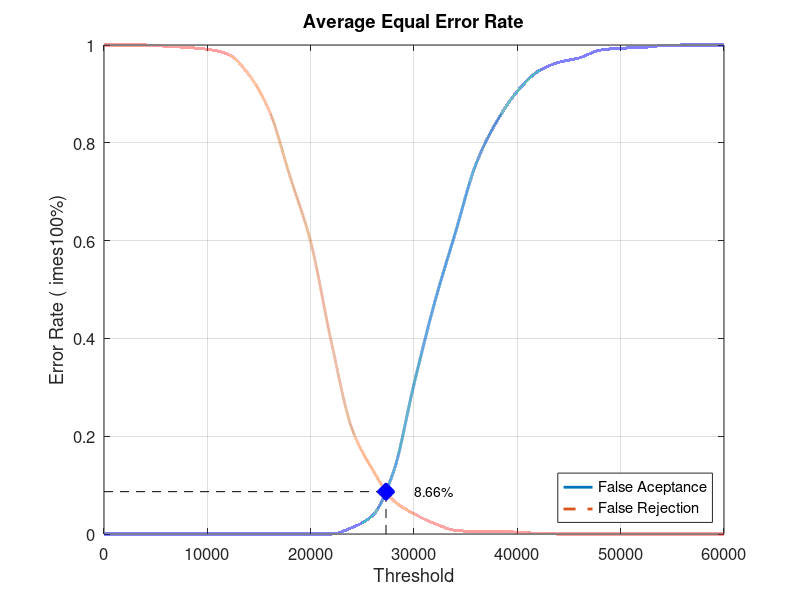
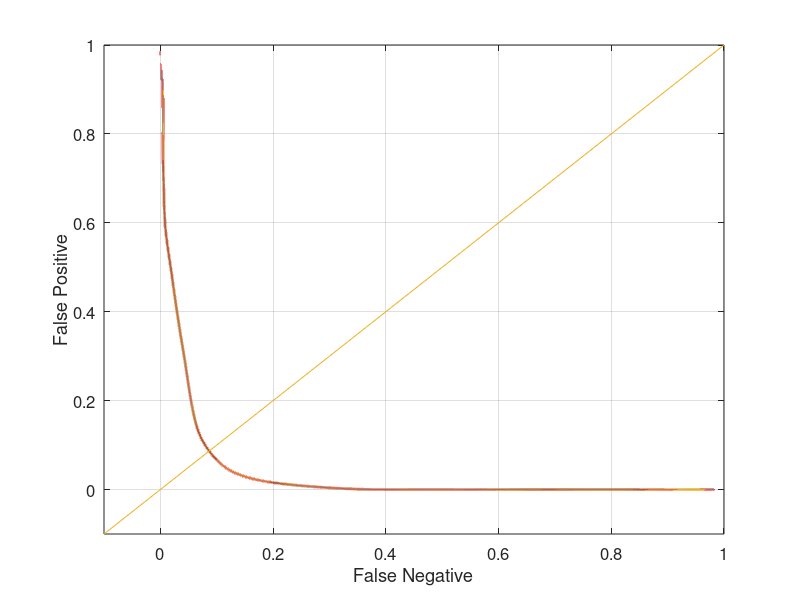

Source code (MATLAB) for these figures, in order:
close all;
clear;
clc;
x = 0:2000:60000;
xq = 0:0.5:60000;

y0 = [0 0 0 0 0 0 0 0 0 0 0 0 0.0131579 0.0381579 0.126316 0.306579 0.473684 0.615789 0.756579 0.843421 0.905263 0.946053 0.964474 0.973684 0.989474 0.993421 0.994737 0.998684 1 1 1]
yy0 = interp1(x, y0, xq, 'pchip');
y1 = [1 1 1 0.9975 0.995 0.99125 0.98125 0.94 0.865 0.73125 0.5975 0.3925 0.215 0.13125 0.06875 0.04125 0.02125 0.0075 0.005 0.005 0.00375 0.00125 0 0 0 0 0 0 0 0 0]
yy1 = interp1(x, y1, xq, 'pchip');

% Calculating EER: 
y2 = abs(y0 - y1);
find(y2 == min(y2))
yy2 = abs(yy0 - yy1);
xEER = find(yy2 == min(yy2));
xEERIndex = xq(xEER) % X-axis EER
yEER = yy0(xEER) % Y-axis EER

main = figure
plot(xq, yy0,'-','LineWidth', 2);	hold on
plot(xq, yy1,'--','LineWidth', 2);	hold on
plot([xEERIndex xEERIndex], [0 yEER], 'k--');	hold on
plot([0 xEERIndex], [yEER yEER], 'k--');	hold on
plot(xEERIndex, yEER, 'bx', 'LineWidth', 10);	hold on
text(xEERIndex + 10 * xEERIndex / 100, yEER, [num2str(round((10000 * yEER)) / 100) '%'])
legend('False Aceptance', 'False Rejection', 'Location', 'SouthEast')
xlabel('Threshold')
ylabel('Error Rate (	imes100%)')
title('Average Equal Error Rate')
set(gca, 'FontSize', 12)
axis([0 60000 0 1])
grid on

print(main, 'Experiment3AverageMain', '-dpng');
FNRxFPR = figure('Color', [1 1 1]);
plot(yy1, yy0, '-', yy1, yy0, 'LineWidth', 2);
hold on
y = -0.1:0.1:1
plot(y, y); 
set(gca, 'FontSize', 12)
xlabel('False Negative')
ylabel('False Positive')
axis([-0.1 1 -0.1 1])
set(gca, 'FontSize', 12)
grid on

print(FNRxFPR, 'Experiment3AverageFNRxFPR','-dpng');
